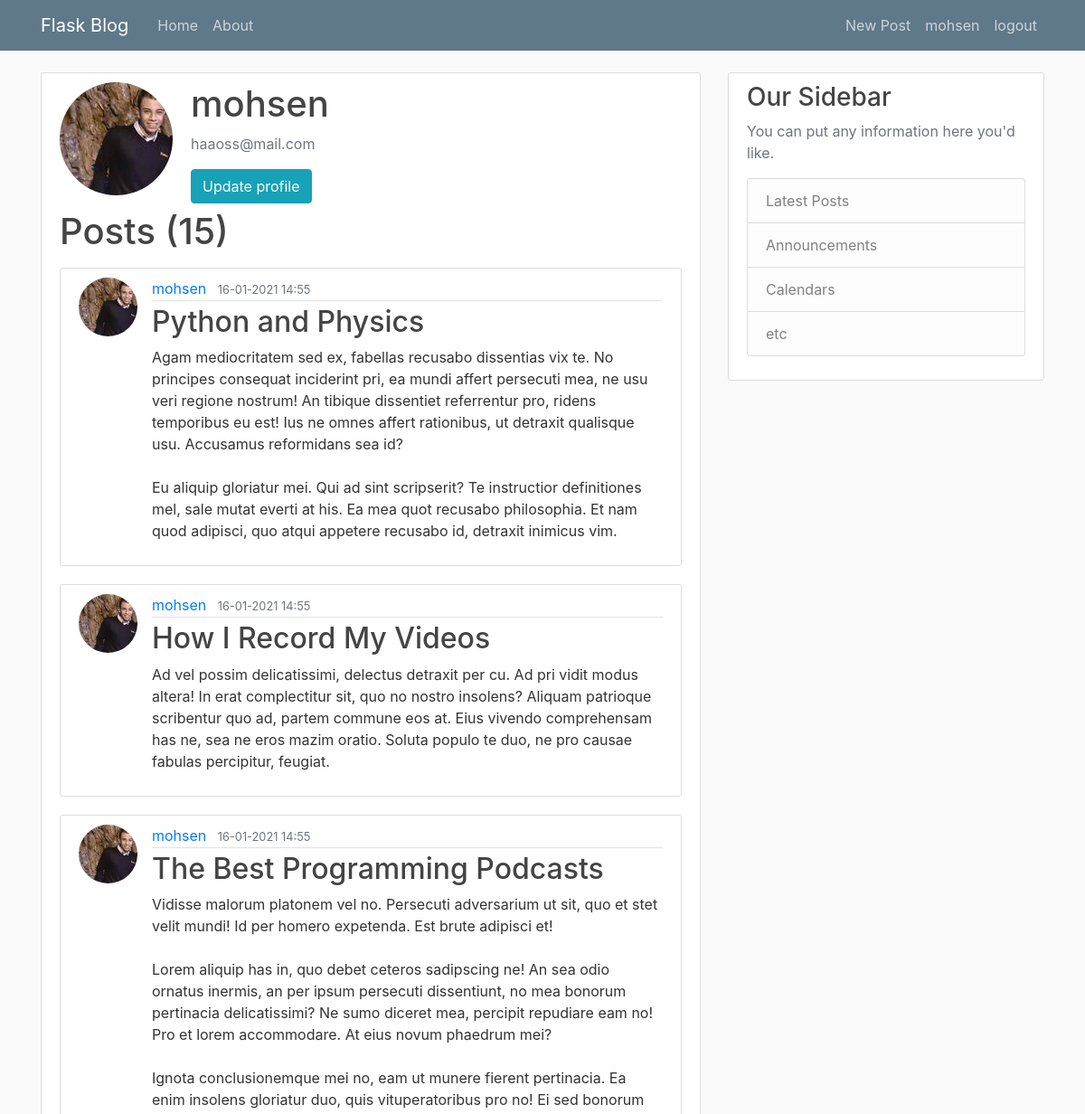
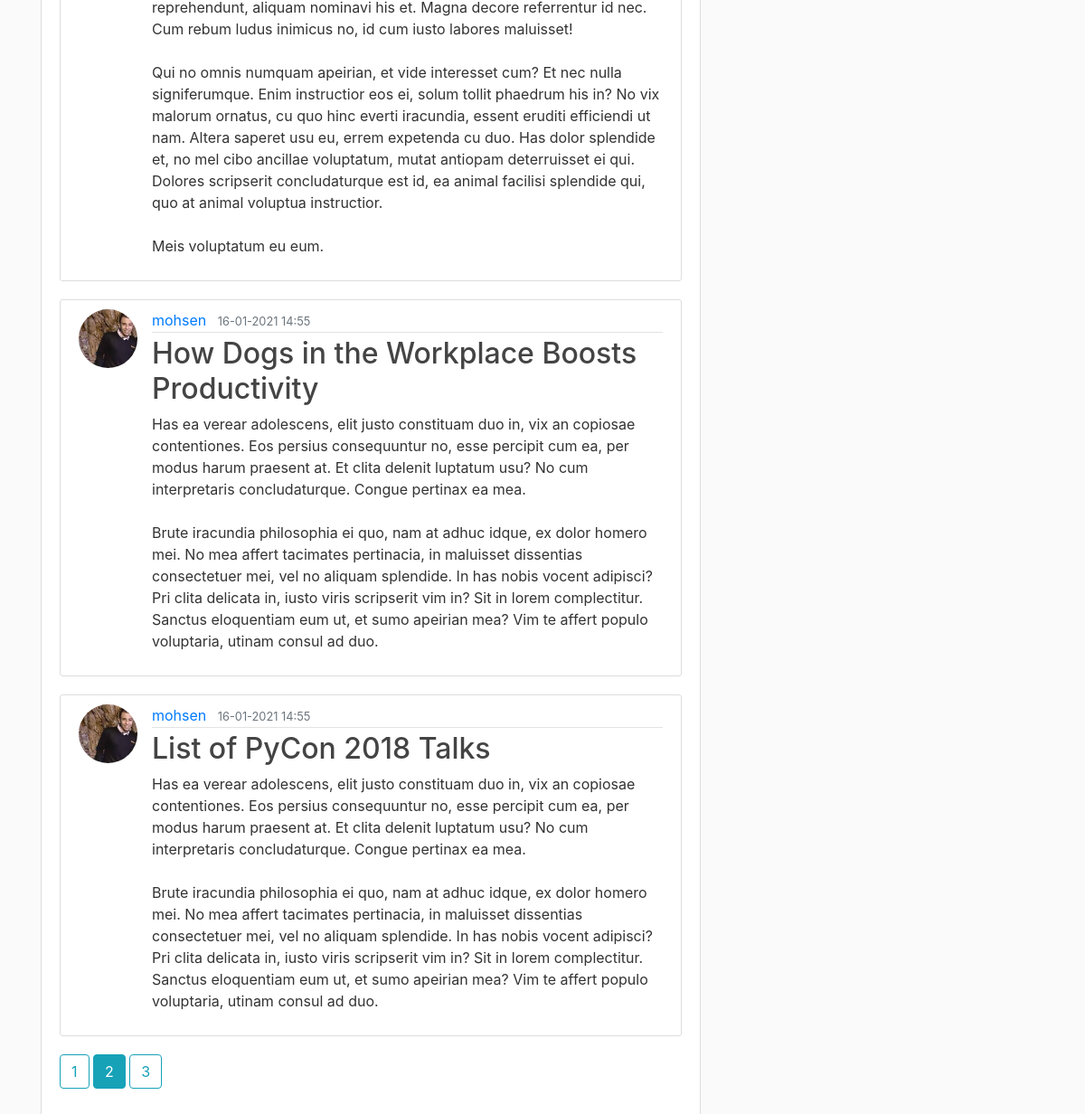
Page /account?username=mohsen&page=2 (signed in) on the committed database (2 pictures, top to bottom).
### flask_blog/models.py (models this page shows, shortened)
class User(db.Model, UserMixin):
    id = db.Column(db.Integer, primary_key=True)
    username = db.Column(db.String(20), unique=True, nullable=False)
    email = db.Column(db.String(120), unique=True, nullable=False)
    image_file = db.Column(db.String(20), nullable=True, default='default.jpeg')
    password = db.Column(db.String(60), nullable=False)
    posts = db.relationship('Post', backref='author', lazy=True)
    reply = db.relationship('Replies', backref='user', lazy=True)

class Post(db.Model):
    id = db.Column(db.Integer, primary_key=True)
    title = db.Column(db.String(100), nullable=False)
    date_posted = db.Column(db.DateTime, nullable=False, default=datetime.utcnow)
    content = db.Column(db.Text, nullable=False)
    user_id = db.Column(db.Integer, db.ForeignKey('user.id'), nullable=False)
    replies = db.relationship('Replies', backref='replies', lazy=True)

### flask_blog/routes.py (the view)
@app.route("/account")
@login_required
def account():
    image_file = url_for('static', filename='profile_pics/' + current_user.image_file)
    user = current_user
    posts = Post.query.filter_by(author=user) \
        .order_by(Post.date_posted.desc()) \
        .paginate(per_page=5)
    return render_template('account.html', title = 'account', image_file=image_file, posts = posts)

### flask_blog/models.py (called while the page is built)
@login_manager.user_loader
def load_user(user_id):
    return User.query.get(int(user_id))

### flask_blog/templates/account.html
{% extends "layout.html" %}
{% block content %}
    <div class="content-section">
      <div class="media">
        <img class="rounded-circle account-img" src="{{image_file}}">
        <div class="media-body">
          <h2 class="account-heading">{{current_user.username}}</h2>
          <p class="text-secondary">{{current_user.email}}</p>
        <a href="{{url_for('update_account')}}">
            <button type="button" class="btn btn-info">Update profile</button>
        </a>
        </div>
      </div>
        <h1 class="mb-3">Posts ({{ posts.total }})</h1>
        {% for post in posts.items %}
        <article class="media content-section">
          <img class="rounded-circle article-img" src="{{ url_for('static', filename='profile_pics/' + post.author.image_file)}}">
          <div class="media-body">
            <div class="article-metadata">
              <a class="mr-2" href="{{ url_for('user_posts', username= post.author.username)}}">{{ post.author.username }}</a>
              <small class="text-muted">{{ post.date_posted.strftime('%d-%m-20%y %H:%M') }}</small>
            </div>
            <h2><a class="article-title" href="{{url_for('post', post_id=post.id)}}">{{ post.title }}</a></h2>
            <p class="article-content">{{ post.content }}</p>
          </div>
        </article>
    {% endfor %}
    {% for page_num in posts.iter_pages(left_edge = 1, right_edge = 2, left_current = 1, right_current = 2) %}
        {% if page_num %}
            {% if posts.page == page_num %}
                <a class="btn btn-info mb-4" href="{{ url_for('account', username = current_user.username, page=page_num)}}">{{ page_num}}</a>
            {% else %}
                <a class="btn btn-outline-info mb-4" href="{{ url_for('account', username = current_user.username, page=page_num)}}">{{ page_num}}</a>
            {% endif %}
        {% else %}
            ...
        {% endif %}
    {% endfor %}
    </div>
{% endblock content %}

### flask_blog/templates/layout.html (shortened to what this page needs)
<!DOCTYPE html>
<html lang="en">
<head>
    <link rel="stylesheet" href="https://maxcdn.bootstrapcdn.com/bootstrap/4.0.0/css/bootstrap.min.css">
    <link rel="stylesheet" type="text/css" href="{{ url_for('static', filename='main.css') }}">
</head>
<body>
    <header class="site-header">
      <nav class="navbar navbar-expand-md navbar-dark bg-steel fixed-top">
        <div class="container">
          <a class="navbar-brand mr-4" href="/">Flask Blog</a>
          <div class="collapse navbar-collapse" id="navbarToggle">
            <div class="navbar-nav mr-auto">
              <a class="nav-item nav-link" href="{{ url_for('home') }}">Home</a>
              <a class="nav-item nav-link" href="{{ url_for('about') }}">About</a>
            </div>
            <div class="navbar-nav">
                {% if current_user.is_authenticated %}
                    <a class="nav-item nav-link" href="{{ url_for('new_post') }}">New Post</a>
                    <a class="nav-item nav-link" href="{{ url_for('account') }}">{{current_user.username}}</a>
                    <a class="nav-item nav-link" href="{{ url_for('logout') }}">logout</a>
                {% else %}
                  <a class="nav-item nav-link " href="{{ url_for('login') }}">Login</a>
                  <a class="nav-item nav-link" href="{{ url_for('register') }}">Register</a>
                {% endif %}
            </div>
          </div>
        </div>
      </nav>
    </header>
    <main role="main" class="container">
      <div class="row">
        <div class="col-md-8">
            {% block content %}{% endblock %}
        </div>
        <div class="col-md-4">
          <div class="content-section">
            <h3>Our Sidebar</h3>
            <p class='text-muted'>You can put any information here you'd like.
              <ul class="list-group">
                <li class="list-group-item list-group-item-light">Latest Posts</li>
                <li class="list-group-item list-group-item-light">Announcements</li>
                <li class="list-group-item list-group-item-light">Calendars</li>
                <li class="list-group-item list-group-item-light">etc</li>
              </ul>
            </p>
          </div>
        </div>
      </div>
    </main>
</body>
</html>

### flask_blog/static/main.css (style rules this page uses)
body { background: #fafafa; color: #333333; margin-top: 5rem; }
h1, h2, h3, h4, h5, h6 { color: #444444; }
.bg-steel { background-color: #5f788a; text-align: center; }
.site-header .navbar-nav .nav-link { color: #cbd5db; }
.content-section { background: #ffffff; padding: 10px 20px; border: 1px solid #dddddd; border-radius: 3px; margin-bottom: 20px; }
.article-title { color: #444444; }
.article-content { white-space: pre-line; }
.article-img { height: 65px; width: 65px; margin-right: 16px; }
.article-metadata { padding-bottom: 1px; margin-bottom: 4px; border-bottom: 1px solid #e3e3e3 }
.account-img { height: 125px; width: 125px; margin-right: 20px; margin-bottom: 16px; }
.account-heading { font-size: 2.5rem; }

### rows in the picture
User: username "mohsen", email "haaoss@mail.com"
Post: image_file (picture), author.username "mohsen", date_posted "16-01-2021 14:55", title "Python and Physics", content "Agam mediocritatem sed ex, fabellas recusabo dissentias vix te. No principes consequat inciderint pri, ea mundi affert persecuti mea, ne usu veri regione nostrum! An tibique dissentiet referrentur pro, ridens temporibus eu est! Ius ne omnes affert rationibus, ut detraxit qualisque usu. Accusamus reformidans sea id? Eu aliquip gloriatur mei. Qui ad sint scripserit? Te instructior definitiones mel, sale mutat everti at his. Ea mea quot recusabo philosophia. Et nam quod adipisci, quo atqui appetere recusabo id, detraxit inimicus vim."
Post: image_file (picture), author.username "mohsen", date_posted "16-01-2021 14:55", title "How I Record My Videos", content "Ad vel possim delicatissimi, delectus detraxit per cu. Ad pri vidit modus altera! In erat complectitur sit, quo no nostro insolens? Aliquam patrioque scribentur quo ad, partem commune eos at. Eius vivendo comprehensam has ne, sea ne eros mazim oratio. Soluta populo te duo, ne pro causae fabulas percipitur, feugiat."
Post: image_file (picture), author.username "mohsen", date_posted "16-01-2021 14:55", title "The Best Programming Podcasts", content "Vidisse malorum platonem vel no. Persecuti adversarium ut sit, quo et stet velit mundi! Id per homero expetenda. Est brute adipisci et! Lorem aliquip has in, quo debet ceteros sadipscing ne! An sea odio ornatus inermis, an per ipsum persecuti dissentiunt, no mea bonorum pertinacia delicatissimi? Ne sumo diceret mea, percipit repudiare eam no! Pro et lorem accommodare. At eius novum phaedrum mei? Ignota conclusionemque mei no, eam ut munere fierent pertinacia. Ea enim insolens gloriatur duo, quis vituperatoribus pro no! Ei sed bonorum reprehendunt, aliquam nominavi his et. Magna decore referrentur id nec. Cum rebum ludus inimicus no, id cum iusto labores maluisset! Qui no omnis numquam…"
Post: image_file (picture), author.username "mohsen", date_posted "16-01-2021 14:55", title "How Dogs in the Workplace Boosts Productivity", content "Has ea verear adolescens, elit justo constituam duo in, vix an copiosae contentiones. Eos persius consequuntur no, esse percipit cum ea, per modus harum praesent at. Et clita delenit luptatum usu? No cum interpretaris concludaturque. Congue pertinax ea mea. Brute iracundia philosophia ei quo, nam at adhuc idque, ex dolor homero mei. No mea affert tacimates pertinacia, in maluisset dissentias consectetuer mei, vel no aliquam splendide. In has nobis vocent adipisci? Pri clita delicata in, iusto viris scripserit vim in? Sit in lorem complectitur. Sanctus eloquentiam eum ut, et sumo apeirian mea? Vim te affert populo voluptaria, utinam consul ad duo."
Post: image_file (picture), author.username "mohsen", date_posted "16-01-2021 14:55", title "List of PyCon 2018 Talks", content "Has ea verear adolescens, elit justo constituam duo in, vix an copiosae contentiones. Eos persius consequuntur no, esse percipit cum ea, per modus harum praesent at. Et clita delenit luptatum usu? No cum interpretaris concludaturque. Congue pertinax ea mea. Brute iracundia philosophia ei quo, nam at adhuc idque, ex dolor homero mei. No mea affert tacimates pertinacia, in maluisset dissentias consectetuer mei, vel no aliquam splendide. In has nobis vocent adipisci? Pri clita delicata in, iusto viris scripserit vim in? Sit in lorem complectitur. Sanctus eloquentiam eum ut, et sumo apeirian mea? Vim te affert populo voluptaria, utinam consul ad duo."

### other values in the picture
{{ posts.total }} "15"
{{ page_num }} "1" "3"
{{ page_num }} "2"
